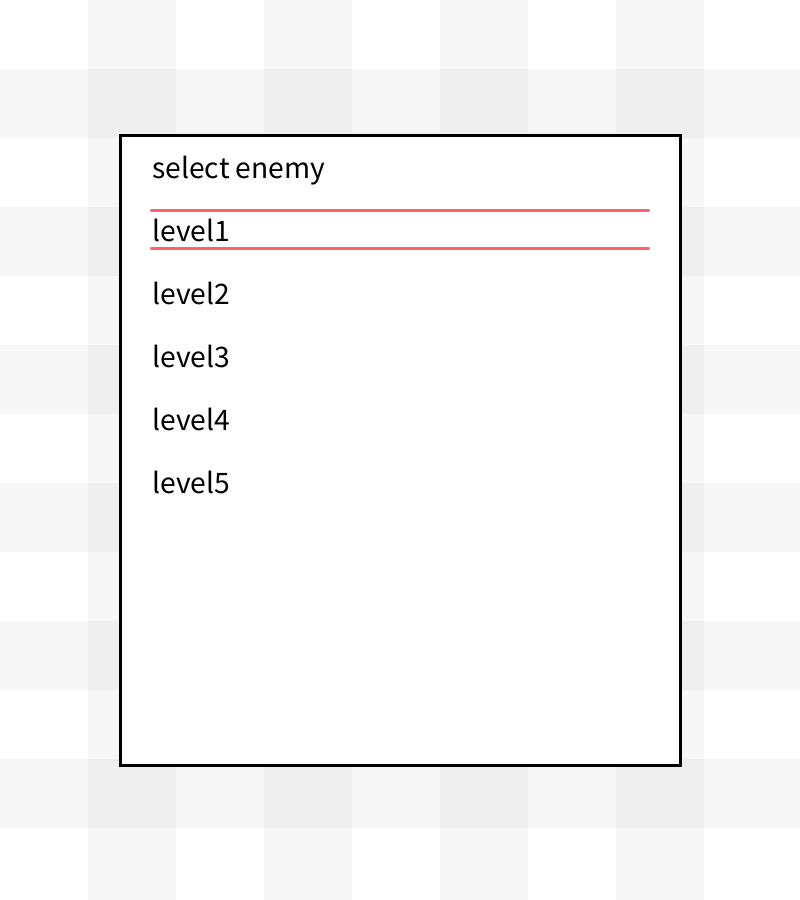
Frame 1 (no input)
Frame 60 (the mouse pressed at the canvas centre just before this capture): identical to frame 1, image omitted
Frame 120 (the mouse held since frame 60 and released just before this capture): identical to frame 1, image omitted

The Processing sketch that drew this single still picture (run headless with seeded random() and noise(); from frame 60 on, the mouse is pressed at the canvas centre):

// Processing sketch: Shooting
// ── Shooting.pde
import java.util.ArrayList;
import java.util.LinkedList;
import java.util.Map;
import java.util.HashMap;

enum Gamemode {
    TITLE,
    ACTIVE,
};

final float SHOTMAN_SPEED = 8;
final float BULLET_SPEED = 16;
final float BULLET_RADIUS = 5;
final float TRACKING_BULLET_MAX_ROTATING_SPEED = 3;
final float SHOTMAN_ROTATE_SPEED = 6;
final float RAY_LENGTH = 100;
final float RAY_SPEED = 20;
final int RAY_EMIT_FRAME = 20;
final int DAMAGE_EFFECT_FRAME = 12;
final float SMALL_RECT_SIZE = 30;
final int PLAYER_HP = 100;
final int BULLET_DAMAGE = 1;
final int RAY_DAMAGE = 2;

Gamemode gamemode = Gamemode.TITLE;
Title title;

final boolean DRAW_KEYBOARD_FLAG = true;

final int PLAYER_COLOR[] = { 0 , 255 };

boolean key_up_flag = false;
boolean key_down_flag = false;
boolean key_right_flag = false;
boolean key_left_flag = false;
boolean key_enter_flag = false;

boolean key_w_flag = false;
boolean key_a_flag = false;
boolean key_s_flag = false;
boolean key_d_flag = false;
boolean key_z_flag = false;
boolean key_x_flag = false;

boolean key_r_flag = false;

ShotMan player1;
ShotMan player2;

int winner = 0;

void keyPressed() {
    if (keyCode == UP) key_up_flag = true;
    if (keyCode == DOWN) key_down_flag = true;
    if (keyCode == RIGHT) key_right_flag = true;
    if (keyCode == LEFT) key_left_flag = true;
    if (key == 'z') key_z_flag = true;
    if (key == 'x') key_x_flag = true;
    
    if (key == 'w') key_w_flag = true;
    if (key == 'a') key_a_flag = true;
    if (key == 's') key_s_flag = true;
    if (key == 'd') key_d_flag = true;
    if (keyCode == ENTER) key_enter_flag = true;
    
    if (key == 'r' && !key_r_flag) {
        key_r_flag = true;
        reset();
    }
}
void keyReleased() {
    if (keyCode == UP) key_up_flag = false;
    if (keyCode == DOWN) key_down_flag = false; 
    if (keyCode == LEFT) key_left_flag = false;
    if (keyCode == RIGHT) key_right_flag = false;
    if (key == 'z') key_z_flag = false;
    if (key == 'x') key_x_flag = false;
    
    if (key == 'w') key_w_flag = false;
    if (key == 'a') key_a_flag = false;
    if (key == 's') key_s_flag = false;
    if (key == 'd') key_d_flag = false;
    if (keyCode == ENTER) key_enter_flag = false;
    
    if (key == 'r') key_r_flag = false;
}
//直線（ベクトル）より点が左側にあるときのみtrueを返す
public boolean pointAndLine(float x,float y,float x1,float y1,float x2,float y2) {
    float a1 = x - x1;
    float a2 = y - y1;
    float b1 = x2 - x1;
    float b2 = y2 - y1;
    return 0 <= a1 * b2 - b1 * a2;
}
public boolean pointInQuad(float x,float y,float x1,float y1,float x2,float y2,
    float x3,float y3,float x4,float y4) {
    if (pointAndLine(x,y,x1,y1,x2,y2)) return false;
    if (pointAndLine(x,y,x2,y2,x4,y4)) return false;
    if (pointAndLine(x,y,x4,y4,x3,y3)) return false;
    if (pointAndLine(x,y,x3,y3,x1,y1)) return false;
    return true;
}
public boolean circleInRect(float x,float y,float r,float x1,float y1,
    float x2,float y2,float x3,float y3,float x4,float y4) {
    
    float dx = (x1 - x3);
    float dy = (y1 - y3);
    float a = sqrt(dx * dx + dy * dy);
    
    if (pointInQuad(x,y,x1 + r * dx / a,y1 + r * dy / a,
        x2 +r * dx / a,y2 + r * dy / a,
        x3 -r * dx / a,y3 - r * dy / a,
        x4 -r * dx / a,y4 - r * dy / a)) {
        return true;
    }

    dx = (x2 - x1);
    dy = (y2 - y1);
    a = sqrt(dx * dx + dy * dy);
    
    if (pointInQuad(x,y,x1 - r * dx / a,y1 - r * dy / a,
        x2 -r * dx / a,y2 - r * dy / a,
        x3 +r * dx / a,y3 + r * dy / a,
        x4 +r * dx / a,y4 + r * dy / a)) {
        return true;
    }
    
    if ((x1 - x) * (x1 - x) + (y1 - y) * (y1 - y) <= r * r) return true;
    if ((x2 - x) * (x2 - x) + (y2 - y) * (y2 - y) <= r * r) return true;
    if ((x3 - x) * (x3 - x) + (y3 - y) * (y3 - y) <= r * r) return true;
    if ((x4 - x) * (x4 - x) + (y4 - y) * (y4 - y) <= r * r) return true;
    
    return false;
    
    
}
public boolean LineAndPoint(float ax,float ay,float bx,float by,float px,float py) {
    if ((bx - ax) * (py - ay) - (by - ay) * (px - ax) >= 0) return true;
    return false;
}
public boolean LineAndLine(float A1x, float A1y, float A2x, float A2y, float B1x, float B1y, float B2x, float B2y) {
    {
        	float baseX = B2x - B1x;
        	float baseY = B2y - B1y;
        	float sub1X = A1x - B1x;
        	float sub1Y = A1y - B1y;
        	float sub2X = A2x - B1x;
        	float sub2Y = A2y - B1y;
        
        	float bs1 = baseX * sub1Y - baseY * sub1X;
        	float bs2 = baseX * sub2Y - baseY * sub2X;
        	float re = bs1 * bs2;
        	if (re> 0) {
            		return false;
            	}
        }
    {
        	float baseX = A2x - A1x;
        	float baseY = A2y - A1y;
        	float sub1X = B1x - A1x;
        	float sub1Y = B1y - A1y;
        	float sub2X = B2x - A1x;
        	float sub2Y = B2y - A1y;
        
        	float bs1 = baseX * sub1Y - baseY * sub1X;
        	float bs2 = baseX * sub2Y - baseY * sub2X;
        	float re = bs1 * bs2;
        	if (re> 0) {
            		return false;
            	}
        }
    return true;
}
public boolean rayInShotMan(Ray r,ShotMan shotman) {
    if( LineAndLine(r.getX1(),r.getY1(),r.getX2(),r.getY2(),
        shotman.getX1(),shotman.getY1(),shotman.getX2(),shotman.getY2()) ) return true;
    if( LineAndLine(r.getX1(),r.getY1(),r.getX2(),r.getY2(),
        shotman.getX2(),shotman.getY2(),shotman.getX4(),shotman.getY4()) ) return true;
    if( LineAndLine(r.getX1(),r.getY1(),r.getX2(),r.getY2(),
        shotman.getX4(),shotman.getY4(),shotman.getX3(),shotman.getY3()) ) return true;
    if( LineAndLine(r.getX1(),r.getY1(),r.getX2(),r.getY2(),
        shotman.getX4(),shotman.getY4(),shotman.getX1(),shotman.getY1()) ) return true;
    
    return false;
}
public void reset() {
    player1 = new PlayerOne(width / 2,height*3 / 4);
    player1.setColor(0);
    player2 = new PlayerTwo(width / 2,height / 4);
    player2.setColor(1);

    player1.setEnemy();
    player2.setEnemy();
    title = new Title();
    this.gamemode = Gamemode.TITLE;

    winner = 0;
}
public void changePlayer2(ShotMan s){
    player2 = s;
    player1.setEnemy();
}
void drawKey(float x,float y,char c,boolean flag) {
    fill(flag ? 230 : 255);
    stroke(0);
    rect( - x / 2, - y / 2,x,y);
    fill(0);
    textAlign(CENTER,CENTER);
    textSize(30);
    text(c,0,0);
}
void drawKeyboard() {
    strokeWeight(1);
    float drawWidth = width / 3;
    float drawHeight = height / 6;
    float x = drawWidth * 2;
    float y = 0;
    pushMatrix();
    translate(x,y);
    translate( - width / 100,height / 100);
    
    float unitx = drawWidth / 6;
    float unity = drawHeight / 4;
    float keyWidth = unitx * 2 * 0.8;
    float keyHeight = unity * 2 * 0.8;
    pushMatrix();
    translate(unitx * 3,unity);
    drawKey(keyWidth,keyHeight,'↑',key_up_flag);
    popMatrix();
    
    pushMatrix();
    translate(unitx,unity * 3);
    drawKey(keyWidth,keyHeight,'←',key_left_flag);
    translate(unitx * 2,0);
    drawKey(keyWidth,keyHeight,'↓',key_down_flag);
    translate(unitx * 2,0);
    drawKey(keyWidth,keyHeight,'→',key_right_flag);
    popMatrix();
    
    popMatrix();
}
void drawBackGround() {
    int numx = 9;
    int numy = 13;
    float unitx = width / numx;
    float unity = height / numy;
    noStroke();
    for (int i = 0;i < numy;i++) {
        if (i % 2 == 1) {
            fill(0,8);
            rect(0,i * unity,width,unity);
        } 
    }
    for (int i = 0;i < numx;i++) {
        if (i % 2 == 1) {
            fill(0,8);
            rect(i * unitx,0,unitx,height);
        } 
    }
}
void setWinner(int w){
    if(winner == 0) winner = w;
}
void drawWinner(){
    if(winner == 0) return;
    pushMatrix();

    translate(width/2,height/10);
    textAlign(CENTER,CENTER);

    textSize(50);
    fill(PLAYER_COLOR[winner - 1] * 0.5);
    text("Winner : Player" + winner,0,0);

    popMatrix();
}
void setup() {
    size(800,900);
    frameRate(60);
    smooth();
    reset();
}
void draw() {
    background(255);
    drawBackGround();
    
    if (gamemode == Gamemode.TITLE) {
        title.update();
    } else if (gamemode == Gamemode.ACTIVE) {
        if (player1.isActive())player1.update();
        else setWinner(2);
        if (player2.isActive())player2.update();
        else setWinner(1);

        drawWinner();
        //drawKeyboard();
    }
    
}
// ── NPC.pde
abstract class NPC extends ShotMan{
    protected boolean beamFlag;
    protected boolean shotFlag;

    protected boolean aimFinished;

    protected boolean targeting;

    int escape_state;
    float escape_for_theta;
    int escape_framecount;

    public NPC(float x,float y){
        super(x,y,180);
        this.beamFlag = false;
        this.shotFlag = false;
        this.targeting = false;
        super.setColor(1);
        this.aimFinished = false;
        escape_state = 0;
        escape_framecount = 0;
    }
    public NPC(){
        this(width/2,height/4);
    }
    public void setEnemy(){
        this.enemy = player1;
    }
    public void update(){
        super.update();
    }
    abstract void move();
    public void beam(){
        super.beam(this.beamFlag);
    }
    public void shot(){
        if(this.shotFlag) super.shot();
    }
    protected void shotEnemy(){
        this.shotFlag = true;
        this.aim();
    }
    protected boolean aim(){
        float dx = enemy.getX() - this.getX();
        float dy = -(enemy.getY() - this.getY());
        float targetDirection;
        if(dy == 0){
            if(dx >= 0) targetDirection = 90;
            else targetDirection = 270;
        } else {
            targetDirection = degrees(atan(dx/dy));
        }
        if(dy < 0) targetDirection += 180;

        //向いている方向が、敵の左側か、右側かを考える
        float dstx = this.x + sin(radians(this.theta)) * 10;
        float dsty = this.y - cos(radians(this.theta)) * 10;

        //自分が敵の左側を向いている場合
        if(pointAndLine(enemy.getX(),enemy.getY(),this.x,this.y,dstx,dsty)){
            this.theta -= SHOTMAN_ROTATE_SPEED;
        } else {
            this.theta += SHOTMAN_ROTATE_SPEED;
        }
        float nxtx = this.x + sin(radians(this.theta)) * 10;
        float nxty = this.y - cos(radians(this.theta)) * 10;
        
        if(pointAndLine(enemy.getX(),enemy.getY(),this.x,this.y,dstx,dsty) 
            != pointAndLine(enemy.getX(),enemy.getY(),this.x,this.y,nxtx,nxty)){
                this.theta = targetDirection;
                return true;
        }
        
        //for DEBUG
        /*
        {
            fill(255,0,0);
            float tarx = this.x + sin(radians(targetDirection)) * 1000;
            float tary = this.y - cos(radians(targetDirection)) * 1000;
            line(this.x,this.y,tarx,tary);
            text(targetDirection,100,100);

            ellipse((this.getX1() + this.getX2()) / 2,(this.getY1()+this.getY2())/2,50,50);
        }
        */
        return false;
    }
    protected boolean aim(float x,float y){
        float dx = x - this.getX();
        float dy = -(y - this.getY());
        float targetDirection;
        if(dy == 0){
            if(dx >= 0) targetDirection = 90;
            else targetDirection = 270;
        } else {
            targetDirection = degrees(atan(dx/dy));
        }
        if(dy < 0) targetDirection += 180;

        //向いている方向が、敵の左側か、右側かを考える
        float dstx = this.x + sin(radians(this.theta)) * 10;
        float dsty = this.y - cos(radians(this.theta)) * 10;

        //自分が敵の左側を向いている場合
        if(pointAndLine(x,y,this.x,this.y,dstx,dsty)){
            this.theta -= SHOTMAN_ROTATE_SPEED;
        } else {
            this.theta += SHOTMAN_ROTATE_SPEED;
        }
        float nxtx = this.x + sin(radians(this.theta)) * 10;
        float nxty = this.y - cos(radians(this.theta)) * 10;
        
        if(pointAndLine(x,y,this.x,this.y,dstx,dsty) 
            != pointAndLine(x,y,this.x,this.y,nxtx,nxty)){
                this.theta = targetDirection;
                return true;
        }
        
        //for DEBUG
        /*
        {
            fill(255,0,0);
            float tarx = this.x + sin(radians(targetDirection)) * 1000;
            float tary = this.y - cos(radians(targetDirection)) * 1000;
            line(this.x,this.y,tarx,tary);
            text(targetDirection,100,100);

            ellipse((this.getX1() + this.getX2()) / 2,(this.getY1()+this.getY2())/2,50,50);
        }
        */
        return false;
    }
    protected boolean aim(float theta){
        float distLeft = (this.theta - theta + 360) % 360;
        float distRight = (theta - this.theta + 360) % 360;
        if(distLeft <= SHOTMAN_ROTATE_SPEED || distRight <= SHOTMAN_ROTATE_SPEED){
            this.theta = theta;
            return true;
        }
        if(distLeft >= distRight){
            this.theta += SHOTMAN_ROTATE_SPEED;
        } else {
            this.theta -= SHOTMAN_ROTATE_SPEED;
        }
        return false;
    }
    protected boolean escape(){
        //escape_state
        //0 -> 開始　1 -> 回転中　2 -> 移動中　

        //targetDirectionの確定
        float dx = enemy.getX() - this.getX();
        float dy = -(enemy.getY() - this.getY());
        float targetDirection;
        if(dy == 0){
            if(dx >= 0) targetDirection = 90;
            else targetDirection = 270;
        } else {
            targetDirection = degrees(atan(dx/dy));
        }
        if(dy < 0) targetDirection += 180;

        //escapeの方向に、デバッグ用にガイドを表示
        //lineFromPoint(this.getX(),this.getY(),targetDirection - 60);
        //lineFromPoint(this.getX(),this.getY(),targetDirection + 60);

        switch(escape_state){
            case 0:
                //自分からenemyに向かうベクトルが画面の中央点の右にむかっていればtrue
                if(pointAndLine( width/2,height/2,getX(),getY(),
                getX() + sin(radians(targetDirection)) * 100,
                getY() - cos(radians(targetDirection)) * 100) ){
                    this.escape_for_theta = targetDirection - 60;
                }
                else this.escape_for_theta = targetDirection + 60;

                this.escape_for_theta = (this.escape_for_theta + 360) % 360;

                this.escape_state += 1;
            break;
            case 1:
                if(this.aim(escape_for_theta)) escape_state += 1;
                this.drive();
            break;
            case 2:
                if(escape_framecount++ <= 60) this.drive();
                else {
                    escape_framecount = 0;
                    escape_state = 0;
                    return true;
                }
            break;
            default:
                escape_framecount = 0;
                escape_state = 0;
                return true;
        }
        return false;
    }

    protected void lineFromPoint(float x,float y,float theta){
        stroke(255,0,0);
        line(x,y,x + sin(radians(theta)) * 1000,y - cos(radians(theta)) * 1000);
    }
}

public class LevelOne extends NPC{
    int nextPointNum;
    float pointx[];
    float pointy[];
    boolean moveFlag;
    int frameCount;
    public LevelOne(float x,float y){
        super(x,y);
        float unitx = width * 0.1;
        float unity = height * 0.1;
        this.pointx = new float[]{unitx,width - unitx,width - unitx,unitx};
        this.pointy = new float[]{unity,unity,height - unity,height-unity};
        this.nextPointNum = -1;
        this.moveFlag = false;
        this.frameCount = 0;
    }
    public void update(){
        aimFinished = false;
        frameUpdate();
        if(this.shotFlag){
            this.aim();
        } else {
            if(this.targeting) aimFinished = this.aim(pointx[nextPointNum],pointy[nextPointNum]);
            if(this.moveFlag) this.moveToPoint();
        }
        super.update();
    }
    public void frameUpdate(){
        this.frameCount = (frameCount + 1) % 100;
        if(frameCount == 0) this.shotFlag = random(0,100) < 30 ? true : false;
    }
    public void move(){
        if(this.aimFinished){
            targeting = false;
            moveFlag = true;
        }
        if(!moveFlag && !targeting){
            targeting = true;
            nextPointNum = (nextPointNum + 1) % 4;
        }
    }
    public void moveToPoint(){
        this.drive();
        //後ろにいるときを直線を使用して判定
        float leftx = this.x - cos(radians(theta)) * 100;
        float lefty = this.y - sin(radians(theta)) * 100;

        float rightx = this.x + cos(radians(theta)) * 100;
        float righty = this.y + sin(radians(theta)) * 100;

        if( !pointAndLine(pointx[nextPointNum],pointy[nextPointNum],
            leftx,lefty,rightx,righty) ) {
                this.moveFlag = false;
        };

    }
}

public class LevelTwo extends NPC{
    private int targetingFrameCount;
    public LevelTwo(float x,float y){
        super(x,y);
        this.targetingFrameCount = 0;
    }
    public void update(){
        aimFinished = false;
        if(this.targeting) aimFinished = this.aim();

        super.update();
    }
    public void move(){
        targetingFrameCount++;
        if(!enemy.isAlive()){
            this.targeting = false;
            this.shotFlag = false;
            return ;
        }
        if(( targetingFrameCount / 60) % 2 == 0){
            this.targeting = true;
            this.shotFlag = false;
        } else {
            this.targeting = true;
            this.shotFlag = true;
        }
    }
}

public class LevelThree extends NPC{
    private int frameCount;
    private boolean escaping;
    private int shootingFrame;
    public LevelThree(float x,float y){
        super(x,y);
        this.frameCount = 0;
        this.escaping = true;
        this.shootingFrame = 80;
    }
    public void move(){
        if(escaping){
            if(escape())escaping = false;
            shotFlag = false;
        }
        else {
            if(frameCount++ <= this.shootingFrame) shotEnemy();
            else {
                frameCount = 0;
                escaping = true;
            }
        }
    }
}
public class LevelFour extends NPC{
    public LevelFour(float x,float y){
        super(x,y);
        this.setBulletBetweenFrame(8);
        this.setBulletDamage(BULLET_DAMAGE * 4);
        this.increaseHP(1.8);
    }
    public void shot(){
        if (this.beamFrameCount != 0) return;
        if (this.bulletFrameCount != 0) return;
        this.bulletFrameCount += 1;
        
        int num = (int)random(0,10000);
        while(bullets.containsKey(num)) {
            num = (num + 1) % 10000;
        }
        bullets.put(num,new TrackingBullet(
            this.x,this.y,this.theta,BULLET_SPEED / 4,BULLET_RADIUS*3/4,this.enemy));
    }
    public void move(){
        if(!enemy.isActive()) return ;
        this.aim();
        this.shot();
    }
    public void resetPoint(){
        this.x = width/2;
        this.y = height/12;
    }
}
public class LevelFive extends NPC{
    public LevelFive(float x,float y){
        super(x,y);
    }
    public void shot(){
        if (this.beamFrameCount != 0) return;
        if (this.bulletFrameCount != 0) return;
        this.bulletFrameCount += 1;
        
        for(int i = 0;i < 4;i++){
            int num = (int)random(0,10000);
            while(bullets.containsKey(num)) {
                num = (num + 1) % 10000;
            }
            bullets.put(num,new SpiralBullet(this.x,this.y,(this.theta + i * 90) % 360) );
        }
    }
    public void move(){
        if(!enemy.isActive()) return ;
        this.shot();
    }
    public void resetPoint(){
        this.x = width/2;
        this.y = height/12;
    }
}
// ── ShotMan.pde
abstract class ShotMan{
    protected float theta;
    protected float speed;
    protected float rotateSpeed;
    protected float x,y;
    //rect
    public float edgeLength;
    protected int bodyColor;
    protected int damageFlag;
    protected boolean aliveFlag;
    protected boolean motionFlag;
    protected DestroyMotion dMotion;

    protected int bulletDamage;
    
    protected int maxHP;
    protected int HP;
    //BulletとRayはハッシュマップみたいな感じでとってる
    public Map<Integer,Bullet> bullets;
    public Map<Integer,Ray> rays;
    
    protected int beamFrameCount;
    protected int bulletFrameCount;
    protected int bulletBetweenFrame;
    protected ShotMan enemy;
    
    public ShotMan(float x,float y,float theta) {
        this.theta = theta;
        this.speed = SHOTMAN_SPEED;
        this.rotateSpeed = SHOTMAN_ROTATE_SPEED;
        this.x = x;
        this.y = y;
        this.edgeLength = 50;
        this.bullets = new HashMap<Integer,Bullet>();
        this.rays = new HashMap<Integer,Ray>();
        this.bodyColor = PLAYER_COLOR[0];
        this.damageFlag = 0;
        this.aliveFlag = true;
        this.motionFlag = false;
        this.dMotion = new DestroyMotion(this.x,this.y,color(this.bodyColor));
        this.maxHP = PLAYER_HP;
        this.HP = PLAYER_HP;
        this.beamFrameCount = 0;
        this.bulletBetweenFrame = 2;
        this.bulletFrameCount = 0;
        this.bulletDamage = BULLET_DAMAGE;
        this.setEnemy();
    }
    public ShotMan(float x,float y) {
        this(x,y,0);
    }
    abstract void setEnemy();
    public void setColor(int i) {
        this.bodyColor = PLAYER_COLOR[i];
    }
    public void update() {
        this.checkCollision();
        this.countBulletFrame();
        this.move();
        this.shot();
        this.beam();
        if (this.aliveFlag) {
            this.show();
            this.drawHP();
        } else {
            this.dMotion.show();
            if (this.dMotion.finished()) this.motionFlag = false;
        }
        
    }
    private void countBulletFrame(){
        if(this.bulletFrameCount != 0) bulletFrameCount = (bulletFrameCount + 1) % bulletBetweenFrame;
    }
    protected void setBulletBetweenFrame(int x){
        this.bulletBetweenFrame = x;
    }
    protected void setBulletDamage(int x){
        this.bulletDamage = x;
    }
    public boolean isActive() {
        return this.aliveFlag || this.motionFlag;
    }
    public boolean isAlive() {
        return this.aliveFlag;
    }
    abstract void move();
    protected void drive() {
        this.x += this.speed * sin(radians(this.theta));
        this.y -= this.speed * cos(radians(this.theta));
        this.x = constrain(this.x,0,width);
        this.y = constrain(this.y,0,height);
    }
    protected void back() {
        this.x -= this.speed * sin(radians(this.theta));
        this.y += this.speed * cos(radians(this.theta));
    }
    protected void turnRight() {
        this.theta += this.rotateSpeed;
    }
    protected void turnLeft() {
        this.theta -= this.rotateSpeed;
    }
    protected void show() {
        fill(this.bodyColor);
        stroke(0,255);
        strokeWeight(1);
        
        for (Bullet b : this.bullets.values()) {
            b.update();
        }
        for (Ray r : this.rays.values()) {
            r.update();
        }

        fill(this.bodyColor);
        if (this.damageFlag != 0) {
            damageFlag = (damageFlag + 1) % DAMAGE_EFFECT_FRAME;
            fill(255,150,150);
        }
        stroke(0,255);
        strokeWeight(1);
        pushMatrix();
        translate(this.x,this.y);
        rotate(radians(this.theta));
        rect( -this.edgeLength / 2, -this.edgeLength / 2,this.edgeLength,this.edgeLength);
        popMatrix();    
    }
    public void damaged(int d) {
        damageFlag = 1;
        if (HP > 0)this.HP -= d;
        if (HP <= 0) {
            HP = 0;
            this.destroy();
        }
    }
    public void destroy() {
        if (this.aliveFlag) {
            this.aliveFlag = false;
            this.dMotion = new DestroyMotion(this.x,this.y,color(this.bodyColor));
            this.motionFlag = true;
        }
    }
    public void shot() {
        if (beamFrameCount != 0) return;
        if (bulletFrameCount != 0) return;
        bulletFrameCount += 1;
        
        int num = (int)random(0,10000);
        while(bullets.containsKey(num)) {
            num = (num + 1) % 10000;
        }
        bullets.put(num,new Bullet(this.x,this.y,this.theta));
    }
    public void beam(boolean keyflag) {
        if (keyflag && beamFrameCount == 0) {
            beamFrameCount++;
            int num = (int)random(0,10000);
            while(rays.containsKey(num)) {
                num = (num + 1) % 10000;
            }
            rays.put(num,new Ray(this.x,this.y,this.theta,color(this.bodyColor)));
        } else if (beamFrameCount != 0) {
            beamFrameCount = (beamFrameCount + 1) % RAY_EMIT_FRAME;
        }
    }
    abstract void beam();
    protected void checkCollision() {
        ArrayList<Integer> bulletFlag = new ArrayList<Integer>();
        for (int i : this.bullets.keySet()) {
            Bullet b = bullets.get(i);
            if (circleInRect(b.getX(),b.getY(),b.getRadius(),
                enemy.getX1(), enemy.getY1(), enemy.getX2(), enemy.getY2(),
                enemy.getX3(), enemy.getY3(), enemy.getX4(), enemy.getY4())
                && enemy.isAlive()) {
                enemy.damaged(this.bulletDamage);
                bulletFlag.add(i);
            }
            else if (b.getX() <= -b.getRadius() || width + b.getRadius() <= b.getX()
                || b.getY() <= -b.getRadius() || height + b.getRadius() <= b.getY()) {
                bulletFlag.add(i);
            }
        }
        for (int i : bulletFlag) {
            bullets.remove(i);
        }
        for (Ray r : this.rays.values()) {
            if (rayInShotMan(r,enemy)) {
                enemy.damaged(RAY_DAMAGE);
            }
        }
    }
    public void resetPoint(){
        this.x = random(0,width);
        this.y = random(0,height);
    }
    //位置を下の方にする
    public void putUnder(){
        this.y = random(height*8/10,height);
    }
    public float getX(){
        return this.x;
    }
    public float getY(){
        return this.y;
    }
    public float getX1() {
        return this.x + this.edgeLength * sin(radians(this.theta - 45)) / sqrt(2);
    }
    public float getY1() {
        return this.y - this.edgeLength * cos(radians(this.theta - 45)) / sqrt(2);
    }
    public float getX2() {
        return this.x + this.edgeLength * sin(radians(this.theta + 45)) / sqrt(2);
    }
    public float getY2() {
        return this.y - this.edgeLength * cos(radians(this.theta + 45)) / sqrt(2);
    }
    public float getX3() {
        return this.x + this.edgeLength * sin(radians(this.theta - 135)) / sqrt(2);
    }
    public float getY3() {
        return this.y - this.edgeLength * cos(radians(this.theta - 135)) / sqrt(2);
    }
    public float getX4() {
        return this.x + this.edgeLength * sin(radians(this.theta + 135)) / sqrt(2);
    }
    public float getY4() {
        return this.y - this.edgeLength * cos(radians(this.theta + 135)) / sqrt(2);
    }
    public void drawHP() {
        strokeWeight(1);
        pushMatrix();
        float barWidth = 100;
        float barHeight = 10;
        float margin = 50;
        
        fill(255,0);
        translate(this.x,this.y);
        rect( -barWidth / 2, -margin,barWidth,barHeight);
        
        fill(0);
        rect( -barWidth / 2, -margin,barWidth * this.HP / this.maxHP,barHeight);
        
        popMatrix();
    }
    protected void increaseHP(float zoomRate){
        this.HP *= zoomRate;
        this.maxHP *= zoomRate;
    }
}
public class PlayerOne extends ShotMan{
    public PlayerOne(float x,float y) {
        super(x,y,0);
        super.setColor(0);
    }
    public void move() {
        if (key_up_flag && !key_down_flag) {
            super.drive();
        }
        if (key_down_flag && !key_up_flag) {
            super.back();
        }
        if (key_right_flag && !key_left_flag) {
            super.turnRight();
        }
        if (key_left_flag && !key_right_flag) {
            super.turnLeft();
        }
        
        if (x <= 0) x = 0;
        if (width <= x) x = width;
        if (y <= 0) y = 0;
        if (height <= y) y = height;
    }
    public void shot() {
        if (key_z_flag) {
            super.shot();
        }
    }
    public void beam() {
        super.beam(key_x_flag);
    }
    public void setEnemy(){
        this.enemy = player2;
    }
}
public class PlayerTwo extends ShotMan{
    public PlayerTwo(float x,float y) {
        super(x,y,180);
        super.setColor(1);
    }
    public void move() {
        if (key_w_flag && !key_s_flag) {
            super.drive();
        }
        if (key_s_flag && !key_w_flag) {
            super.back();
        }
        if (key_d_flag && !key_a_flag) {
            super.turnRight();
        }
        if (key_a_flag && !key_d_flag) {
            super.turnLeft();
        }
        
        if (x <= 0) x = 0;
        if (width <= x) x = width;
        if (y <= 0) y = 0;
        if (height <= y) y = height;
        //text(this.speed,100,100);
    }
    public void shot() {
        if (key_enter_flag) {
            super.shot();
        }
    }
    public void beam() {
        super.beam(false);
    }
    public void setEnemy(){
        this.enemy = player1;
    }
}

// ── Title.pde
public class Title{
    float windowWidth,windowHeight;
    int selectingNumber;
    int maxLv;
    float interval;
    float textHeight;
    int upflag;
    int downflag;
    int zflag;
    
    public Title() {
        this.windowWidth  = width  * 0.7;
        this.windowHeight = height * 0.7;
        this.selectingNumber = 1;
        this.maxLv = 5;
        
        this.textHeight = this.windowHeight * 0.05;
        this.interval = this.textHeight;
        upflag = 0;
        downflag = 0;
        zflag = 0;
    }
    protected void show() {
        pushMatrix();
        translate(width / 2,height / 2);
        translate( -windowWidth / 2, -windowHeight / 2);
        
        fill(255);
        strokeWeight(3);
        stroke(0);
        rect(0,0,windowWidth,windowHeight);
        
        fill(0);
        translate(textHeight,textHeight);
        textSize(textHeight);
        textAlign(LEFT,CENTER);
        text("select enemy",0,0);
        
        translate(0,textHeight * 2);
        
        //選択肢の箇条書き
        for (int i = 1;i <= maxLv;i++) {
            fill(0);
            text("level" + i,0,0);
            if (selectingNumber == i) {
                stroke(255,100,100);
                line(0, - textHeight * 0.6,windowWidth - 2*textHeight, - textHeight * 0.6);
                line(0,textHeight * 0.6,windowWidth - 2*textHeight,textHeight * 0.6);
            }
            translate(0,textHeight + interval);
        }
        
        popMatrix();
    }
    public void gameStart(){
        switch (selectingNumber) {
                case 1:
                    gamemode = Gamemode.ACTIVE;
                    changePlayer2(new LevelOne(width / 2,height / 4));
                    player1.resetPoint();
                    break;
                case 2:
                    gamemode = Gamemode.ACTIVE;
                    changePlayer2(new LevelTwo(width/2,height/4));
                    player1.resetPoint();
                    break;
                case 3:
                    gamemode = Gamemode.ACTIVE;
                    changePlayer2(new LevelThree(width/2,height/4));
                    player1.resetPoint();
                    break;
                case 4:
                    gamemode = Gamemode.ACTIVE;
                    changePlayer2(new LevelFour(width/2,height/4));
                    player1.resetPoint();
                    player1.putUnder();
                    break;
                case 5:
                    gamemode = Gamemode.ACTIVE;
                    changePlayer2(new LevelFive(width/2,height/4));
                    player1.resetPoint();
                    player1.putUnder();
                    break;
            }
        player2.resetPoint();
    }
    public void update(){
        this.show();

        //カーソル移動
        if(key_up_flag)upflag++;
        if(key_down_flag)downflag++;
        if(key_z_flag)zflag++;

        if(!key_up_flag)upflag = 0;
        if(!key_down_flag)downflag = 0;
        if(!key_z_flag)zflag = 0;

        if(keyPressed && keyCode == UP && upflag == 1){
            selectingNumber = (selectingNumber - 1 + maxLv) % maxLv;
            if(selectingNumber == 0)selectingNumber = maxLv;
            upflag++;
        }
        if(keyPressed && keyCode == DOWN && downflag == 1){
            selectingNumber = (selectingNumber + 1 + maxLv) % maxLv;
            if(selectingNumber == 0)selectingNumber = maxLv;
        }
        //画面遷移
        if(key_enter_flag){
            this.gameStart();
        }
    }
}
// ── Weapons.pde
public class Bullet{
    protected float theta;
    protected float x,y;
    private float speed;
    private float radius;
    public Bullet(float x,float y,float theta,
            float speed,float radius){
        this.theta = theta;
        this.x = x;
        this.y = y;
        this.speed = speed;
        this.radius = radius;
    }
    public Bullet(float x,float y,float theta){
        this(x,y,theta,BULLET_SPEED,BULLET_RADIUS);
    }
    public Bullet(float x,float y,float theta,float speed){
        this(x,y,theta,speed,BULLET_RADIUS);
    }
    public float getX(){
        return this.x;
    }
    public float getY(){
        return this.y;
    }
    public float getRadius(){
        return this.radius;
    }
    public float getSpeed(){
        return this.speed;
    }   
    public void update(){
        this.move();
        this.show();
    }
    protected void move(){
        this.x += this.speed * sin(radians(this.theta));
        this.y -= this.speed * cos(radians(this.theta));
    }
    protected void show(){
        ellipse(this.x,this.y,this.radius*2,this.radius*2);
    }
}
public class TrackingBullet extends Bullet{
    private ShotMan enemy;
    private int frameCount;
    private int maxFrame;
    public TrackingBullet(float x,float y,float theta,float speed,float radius,ShotMan enemy){
        super(x,y,theta,speed,radius);
        this.enemy = enemy;
        this.frameCount = 0;
        this.maxFrame = 120;
    }
    public TrackingBullet(float x,float y,float theta,float speed,ShotMan enemy){
        this(x,y,theta,speed,BULLET_RADIUS,enemy);
    }
    public TrackingBullet(float x,float y,float theta,ShotMan enemy){
        this(x,y,theta,BULLET_SPEED,BULLET_RADIUS,enemy);
    }
    protected void move(){
        frameCount = constrain(frameCount + 1,0,maxFrame);
        //NPC.aim(float x,float y) と同じような処理を考えて、敵をホーミングする
        float dx = enemy.getX() - this.getX();
        float dy = -(enemy.getY() - this.getY());
        float targetDirection;
        if(dy == 0){
            if(dx >= 0) targetDirection = 90;
            else targetDirection = 270;
        } else {
            targetDirection = degrees(atan(dx/dy));
        }
        if(dy < 0) targetDirection += 180;

        //向いている方向が、敵の左側か、右側かを考える
        float dstx = this.getX() + sin(radians(this.theta)) * 10;
        float dsty = this.getY() - cos(radians(this.theta)) * 10;

        //ホーミングの角速度は時間で変化させる
        float rotateSpeed = TRACKING_BULLET_MAX_ROTATING_SPEED * 0.5 * 
        (-cos(2 * PI * frameCount / maxFrame) + 1) * (-cos(2 * PI * frameCount / maxFrame) + 1);

        //自分が敵の左側を向いている場合
        if(pointAndLine(enemy.getX(),enemy.getY(),this.getX(),this.getY(),dstx,dsty)){
            this.theta -= rotateSpeed;
        } else {
            this.theta += rotateSpeed;
        }
        float nxtx = this.getX() + sin(radians(this.theta)) * 10;
        float nxty = this.getY() - cos(radians(this.theta)) * 10;
        
        if(pointAndLine(enemy.getX(),enemy.getY(),this.getX(),this.getY(),dstx,dsty) 
            != pointAndLine(enemy.getX(),enemy.getY(),this.getX(),this.getY(),nxtx,nxty)){
                this.theta = targetDirection;
        }

        super.move();
    }
}
public class SpiralBullet extends Bullet{
    private float a;
    private float r;
    private float firstX,firstY;
    SpiralBullet(float x,float y,float theta,float speed,float radius){
        super(x,y,theta,speed,radius);
        this.r = 0;
        this.firstX = x;
        this.firstY = y;
        this.a = 500;
    }
    SpiralBullet(float x,float y,float theta,float speed){
        this(x,y,theta,speed,BULLET_RADIUS);
    }
    SpiralBullet(float x,float y,float theta){
        this(x,y,theta,BULLET_SPEED,BULLET_RADIUS);
    }
    public void move(){
        r += this.getSpeed()/a;
        this.x = -( a*r*cos(r)*cos(radians(theta)) - a*r*sin(r)*sin(radians(theta)) ) + firstX;
        this.y = -( a*r*cos(r)*sin(radians(theta)) + a*r*sin(r)*cos(radians(theta)) ) + firstY;
    }
}
public class Ray{
    private float x1,y1,x2,y2;
    private float rayWidth;
    private float length;
    private float theta;
    private float speed;
    private color clr;
    public Ray(float x,float y,float theta,color clr){
        this.x1 = x;
        this.y1 = y;
        this.x2 = x;
        this.y2 = y;
        this.rayWidth = 7;
        this.length = RAY_LENGTH;
        this.theta = theta;
        this.speed = RAY_SPEED;
        this.clr = clr;
    }
    public void update(){
        move();
        show();
    }
    protected void move(){
        this.x2 += this.speed * sin(radians(this.theta));
        this.y2 -= this.speed * cos(radians(this.theta));

        if( (x2 - x1) * (x2 - x1) + (y2 - y1) * (y2 - y1) >= length * length ){
            this.x1 = this.x2 - this.length * sin(radians(this.theta));
            this.y1 = this.y2 + this.length * cos(radians(this.theta));
        }
    }
    protected void show(){
        strokeWeight((this.rayWidth));
        stroke(clr);
        line(x1,y1,x2,y2);
        strokeWeight(1);
    }
    public float getX1(){
        return this.x1;
    }
    public float getX2(){
        return this.x2;
    }
    public float getY1(){
        return this.y1;
    }
    public float getY2(){
        return this.y2;
    }
}
public class SmallRect{
    float x,y;
    float theta;
    float rotateTheta;
    float speed;
    float accelerationRate;
    float transparency;
    color clr;

    boolean finished;
    public SmallRect(float x,float y,float theta,float speed,color clr){
        this.x = x;
        this.y = y;
        this.theta = theta;
        this.rotateTheta = this.theta * 2;
        this.speed = speed;
        this.accelerationRate = 0.95;
        this.transparency = 255;
        this.clr = clr;
    }
    public void update(){
        this.move();
        this.show();
    }
    protected void show(){
        fill(this.clr,this.transparency);
        strokeWeight(1);
        stroke(0,this.transparency);
        pushMatrix();
        translate(x,y);

        rotate(radians(this.rotateTheta));

        rect(- SMALL_RECT_SIZE/2, - SMALL_RECT_SIZE/2,SMALL_RECT_SIZE,SMALL_RECT_SIZE);
        popMatrix();

        this.rotateTheta += 10;
        this.transparency -= 2;
    }
    protected void move(){
        this.x += this.speed * sin(radians(this.theta));
        this.y -= this.speed * cos(radians(this.theta));

        this.speed *= this.accelerationRate;
    }
    public boolean finished(){
        return this.transparency <= 0;
    }
}
public class DestroyMotion{
    float x,y;
    color clr;
    ArrayList<SmallRect> rects;
    int num;

    public DestroyMotion(float x,float y,color clr){
        this.x = x;
        this.y = y;
        this.clr = clr;
        this.num = 50;
        rects = new ArrayList<SmallRect>();
        for(int i = 0;i < num;i++){
            float theta = random(0,360);
            float speed = random(5,10);
            rects.add( new SmallRect(x,y,theta,speed,clr) );
        }
    }
    public void show(){
        for(int i = 0;i < num;i++){
            rects.get(i).update();
        }
    }
    public boolean finished(){
        return rects.get(0).finished();
    }
}

/*
000110
011110
000000

*/
